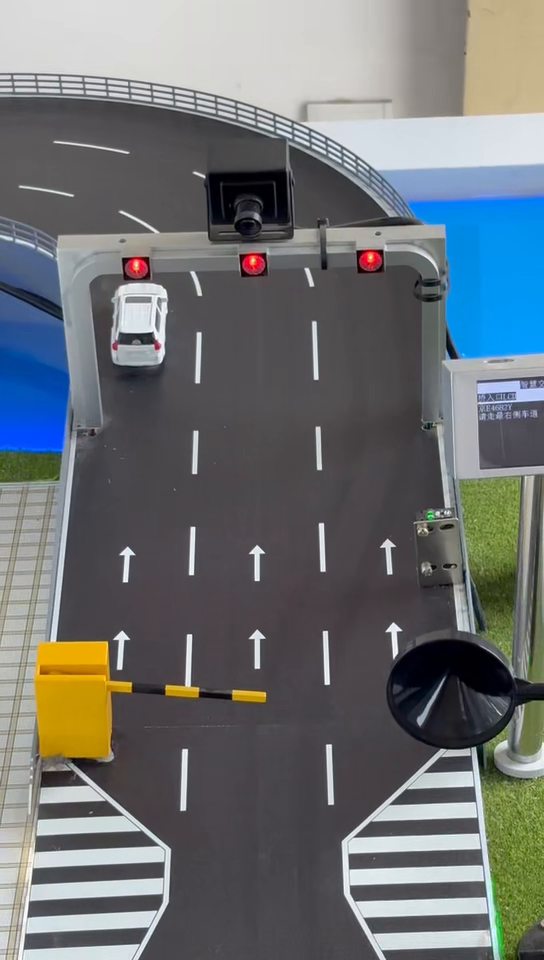
#> input picture frame 17 of data/illegal_parking_test/empty/empty.mp4, 544 x 960 px, given in place of the camera
$ python run_anomaly_demo.py
#> lines starting #> are read from the running program, lines starting #| are printed output that depends on the picture; after the words box and inside, x2 and y2 are one past the last pixel; in counts of white or black regions, pixels touching at a corner belong together
### cloud/ai_models/anomaly_detection/anomaly_detector.py
"""
Road anomaly detection based on MOG2 background subtraction, YOLO vehicle masks,
road-area masks, and temporal confirmation.

This version assumes the camera is fixed during detection. It is suitable for
sandbox demos where the edge device is placed first, then the road scene is
monitored from a static viewpoint.
"""
import cv2
import numpy as np


class AnomalyDetector:
    """Detects persistent non-vehicle foreground objects on the road."""

    def __init__(
        self,
        history=500,
        var_threshold=24,
        detect_shadows=False,
        min_area=500,
        max_area=None,
        max_area_ratio=0.08,
        static_frames_threshold=15,
        match_distance=50,
        max_missed_frames=3,
        vehicle_mask_padding=16,
        vehicle_mask_padding_ratio=0.10,
        road_roi=None,
        road_scope_erode=6,
        warmup_frames=30,
        learning_rate=0,
        background_learning_rate=-1,
        startup_static_check=True,
        startup_static_kernel=35,
        startup_static_dilate=3,
        road_surface_outlier_check=False,
        outlier_min_area=250,
        outlier_color_distance=28,
        outlier_max_area=30000,
        min_road_overlap=0.65,
        min_component_extent=0.16,
        component_merge_kernel=11,
        max_candidates=3,
        max_foreground_ratio=0.16,
        filter_lane_markings=True,
        use_default_road_scope=False,
        max_background_vehicle_ratio=0.18,
        announce=True,
        **_legacy_kwargs,
    ):
        """
        Args:
            history: Number of frames used by the MOG2 background model.
            var_threshold: MOG2 variance threshold; higher is less sensitive.
            detect_shadows: Whether MOG2 keeps shadow labels.
            min_area: Minimum connected component area to keep.
            max_area: Maximum connected component area to keep; None uses ratio.
            max_area_ratio: Max component area as a fraction of frame area.
            static_frames_threshold: Frames required before warning.
            match_distance: Cross-frame center matching distance.
            max_missed_frames: Frames a tracked anomaly can disappear before reset.
            vehicle_mask_padding: Padding around YOLO vehicle boxes.
            vehicle_mask_padding_ratio: Additional padding relative to vehicle size.
            road_roi: Optional polygon limiting the active road area.
            road_scope_erode: Pixels removed from the road-scope boundary.
            warmup_frames: Initial frames used to build background if not fed manually.
            learning_rate: Detection-time background update rate. Use 0 to freeze.
            background_learning_rate: MOG2 rate used during explicit calibration.
            startup_static_check: Detect road-mask holes that may be objects present
                from the first frame.
            startup_static_kernel: Closing kernel size used to recover the expected
                road surface for startup static-object detection.
            startup_static_dilate: Dilation kernel size for startup static holes.
            road_surface_outlier_check: Detect compact non-road-surface blobs in
                the road area, useful when an object exists from the first frame.
            outlier_min_area: Minimum compact candidate area for surface outliers.
            outlier_color_distance: LAB distance from estimated road surface.
            outlier_max_area: Maximum compact candidate area for surface outliers.
            min_road_overlap: Minimum component-mask overlap with road scope.
            min_component_extent: Minimum contour-to-bounding-box fill ratio.
            component_merge_kernel: Closing kernel used to join object fragments.
            max_candidates: Maximum simultaneous candidates kept per frame.
            max_foreground_ratio: Treat frames with broad road changes as noisy and
                keep only the strongest candidate.
            filter_lane_markings: Remove bright lane-marking-like components.
            use_default_road_scope: Use a sandbox fallback ROI when no mask/ROI is supplied.
            max_background_vehicle_ratio: Skip background learning when vehicle masks
                cover too much active road area.
        """
        self.history = history
        self.var_threshold = var_threshold
        self.detect_shadows = detect_shadows
        self.min_area = min_area
        self.max_area = max_area
        self.max_area_ratio = max_area_ratio
        self.static_frames_threshold = static_frames_threshold
        self.match_distance = match_distance
        self.max_missed_frames = max_missed_frames
        self.vehicle_mask_padding = vehicle_mask_padding
        self.vehicle_mask_padding_ratio = max(0.0, float(vehicle_mask_padding_ratio))
        self.road_roi = road_roi
        self.road_scope_erode = max(0, int(road_scope_erode))
        self.warmup_frames = warmup_frames
        self.learning_rate = learning_rate
        self.background_learning_rate = float(background_learning_rate)
        self.startup_static_check = startup_static_check
        self.startup_static_kernel = startup_static_kernel if startup_static_kernel % 2 else startup_static_kernel + 1
        self.startup_static_dilate = max(0, int(startup_static_dilate))
        self.road_surface_outlier_check = road_surface_outlier_check
        self.outlier_min_area = outlier_min_area
        self.outlier_color_distance = outlier_color_distance
        self.outlier_max_area = outlier_max_area
        self.min_road_overlap = min_road_overlap
        self.min_component_extent = max(0.0, float(min_component_extent))
        self.component_merge_kernel = max(0, int(component_merge_kernel))
        self.max_candidates = max(0, int(max_candidates))
        self.max_foreground_ratio = max(0.0, float(max_foreground_ratio))
        self.filter_lane_markings = filter_lane_markings
        self.use_default_road_scope = use_default_road_scope
        self.max_background_vehicle_ratio = max_background_vehicle_ratio

        self.bg_subtractor = self._create_subtractor()
        self.background_frames = 0
        self.anomaly_id_counter = 0
        self.tracked_anomalies = {}

        if announce:
            print("道路异常检测器初始化完成：MOG2 + YOLO车辆掩膜 + 道路区域约束 + 时序判定")

    def _create_subtractor(self):
        return cv2.createBackgroundSubtractorMOG2(
            history=self.history,
            varThreshold=self.var_threshold,
            detectShadows=self.detect_shadows,
        )

    def update_background(self, frame=None, road_mask=None, vehicle_bboxes=None):
        """Feed a clean static-camera frame into the MOG2 background model."""
        if frame is None or frame.size == 0:
            return False
        scope = self._build_road_scope(frame.shape[:2], road_mask)
        frame = self._apply_road_mask_to_frame(frame, road_mask)
        if vehicle_bboxes:
            vehicle_mask = self._build_vehicle_mask(vehicle_bboxes, frame.shape)
            if self._vehicle_mask_too_large(vehicle_mask, scope):
                return False
            frame = frame.copy()
            fill_color = self._estimate_road_fill_color(frame, scope, vehicle_mask)
            frame[vehicle_mask > 0] = fill_color
        self.bg_subtractor.apply(frame, learningRate=self.background_learning_rate)
        self.background_frames += 1
        return True

    def detect(self, frame, vehicle_bboxes=None, road_mask=None):
        """
        Detect road anomalies.

        Args:
            frame: BGR frame from a fixed camera.
            vehicle_bboxes: YOLO vehicle boxes [[x1, y1, x2, y2], ...].
            road_mask: Optional drivable-area mask limiting detection scope.
        """
        if frame is None or frame.size == 0:
            return []

        if self.background_frames < self.warmup_frames:
            self.update_background(frame, road_mask=road_mask)
            startup_mask = self._detect_startup_static_mask(frame, vehicle_bboxes, road_mask)
            road_scope = self._build_road_scope(frame.shape[:2], road_mask)
            if startup_mask is not None:
                startup_mask = self._remove_lane_markings(startup_mask, frame)
            return self._track_components(startup_mask, frame=frame, road_scope=road_scope)

        if self.background_frames == 0 and self.warmup_frames <= 0:
            self.update_background(frame, road_mask=road_mask)
            fg_mask = np.zeros(frame.shape[:2], dtype=np.uint8)
        else:
            fg_mask = self.bg_subtractor.apply(frame, learningRate=self.learning_rate)
            fg_mask = self._normalize_mask(fg_mask, frame.shape[:2])

        road_scope = self._build_road_scope(frame.shape[:2], road_mask)
        if road_scope is not None:
            fg_mask = cv2.bitwise_and(fg_mask, road_scope)

        vehicle_mask = self._build_vehicle_mask(vehicle_bboxes, frame.shape)
        fg_mask = cv2.bitwise_and(fg_mask, cv2.bitwise_not(vehicle_mask))
        fg_mask = self._cleanup_mask(fg_mask)

        startup_mask = self._detect_startup_static_mask(frame, vehicle_bboxes, road_mask)
        if startup_mask is not None:
            fg_mask = cv2.bitwise_or(fg_mask, startup_mask)

        outlier_mask = self._detect_road_surface_outlier_mask(frame, vehicle_bboxes, road_mask)
        if outlier_mask is not None:
            fg_mask = cv2.bitwise_or(fg_mask, outlier_mask)

        fg_mask = self._remove_lane_markings(fg_mask, frame)
        if road_scope is not None:
            fg_mask = cv2.bitwise_and(fg_mask, road_scope)

        noisy_frame = self._foreground_too_large(fg_mask, road_scope)
        fg_mask = self._merge_component_fragments(fg_mask)

        return self._track_components(
            fg_mask,
            frame=frame,
            road_scope=road_scope,
            candidate_limit=1 if noisy_frame else None,
        )

    def _detect_startup_static_mask(self, frame, vehicle_bboxes=None, road_mask=None):
        """Find likely objects that already existed before MOG2 background warmup.

        This is a heuristic fallback: it expands/fills the current drivable mask
        and treats large missing holes inside the road surface as static unknown
        objects. A clean baseline or labeled anomaly model is still more reliable.
        """
        if not self.startup_static_check or road_mask is None:
            return None

        road_mask = self._normalize_mask(road_mask, frame.shape[:2])
        if cv2.countNonZero(road_mask) == 0:
            return None

        kernel = cv2.getStructuringElement(
            cv2.MORPH_ELLIPSE,
            (self.startup_static_kernel, self.startup_static_kernel),
        )
        recovered_road = cv2.morphologyEx(road_mask, cv2.MORPH_CLOSE, kernel)
        closed_holes = cv2.subtract(recovered_road, road_mask)
        enclosed_holes = self._find_enclosed_holes(road_mask)
        hole_mask = cv2.bitwise_or(closed_holes, enclosed_holes)
        if self.startup_static_dilate > 1:
            dilate_kernel = cv2.getStructuringElement(
                cv2.MORPH_ELLIPSE,
                (self.startup_static_dilate, self.startup_static_dilate),
            )
            hole_mask = cv2.dilate(hole_mask, dilate_kernel, iterations=1)

        vehicle_mask = self._build_vehicle_mask(vehicle_bboxes, frame.shape)
        hole_mask = cv2.bitwise_and(hole_mask, cv2.bitwise_not(vehicle_mask))

        if self.road_roi:
            roi_mask = self._build_road_scope(frame.shape[:2], None)
            if roi_mask is not None:
                hole_mask = cv2.bitwise_and(hole_mask, roi_mask)

        return self._cleanup_mask(hole_mask)

    # [124 lines left out: functions _detect_road_surface_outlier_mask, _build_default_sandbox_road_scope, _vehicle_mask_too_large, _vehicle_mask_ratio, _estimate_road_fill_color, _find_enclosed_holes, not called in this run]

    def _apply_road_mask_to_frame(self, frame, road_mask):
        if road_mask is None and not self.road_roi:
            return frame

        scope = self._build_road_scope(frame.shape[:2], road_mask)
        if scope is None:
            return frame

        scoped = frame.copy()
        scoped[scope == 0] = 0
        return scoped

    def _build_road_scope(self, shape, road_mask=None):
        scope = None
        if road_mask is not None:
            scope = self._normalize_mask(road_mask, shape)

        if self.road_roi:
            roi_mask = np.zeros(shape, dtype=np.uint8)
            cv2.fillPoly(roi_mask, [np.array(self.road_roi, dtype=np.int32)], 255)
            scope = roi_mask if scope is None else cv2.bitwise_and(scope, roi_mask)

        if scope is None and self.use_default_road_scope:
            scope = self._build_default_sandbox_road_scope(shape)

        if scope is not None and self.road_scope_erode > 0:
            size = self.road_scope_erode * 2 + 1
            kernel = cv2.getStructuringElement(cv2.MORPH_ELLIPSE, (size, size))
            eroded = cv2.erode(scope, kernel, iterations=1)
            if cv2.countNonZero(eroded) > 0:
                scope = eroded

        return scope

    def _track_components(self, mask, frame=None, road_scope=None, candidate_limit=None):
        if mask is None:
            return self._age_unmatched_tracks(set())

        contours, _ = cv2.findContours(mask, cv2.RETR_EXTERNAL, cv2.CHAIN_APPROX_SIMPLE)
        current_anomalies = []
        matched_ids = set()
        candidates = []

        for contour in contours:
            area = cv2.contourArea(contour)
            if area < self.min_area:
                continue
            if area > self._max_component_area(mask.shape):
                continue

            x, y, w, h = cv2.boundingRect(contour)
            extent = area / float(max(1, w * h))
            if extent < self.min_component_extent:
                continue
            if self._is_low_road_overlap(contour, mask.shape, road_scope):
                continue
            if frame is not None and self._is_lane_marking_like(frame, contour, (x, y, w, h)):
                continue

            bbox = [x, y, x + w, y + h]
            center = [x + w // 2, y + h // 2]
            candidates.append((area, center, bbox))

        candidates.sort(key=lambda item: item[0], reverse=True)
        limit = self.max_candidates if candidate_limit is None else max(0, int(candidate_limit))
        if limit > 0:
            candidates = candidates[:limit]

        for area, center, bbox in candidates:
            current_anomalies.append(
                self._match_or_create_anomaly(center, bbox, int(area), matched_ids)
            )

        current_ids = {a["anomaly_id"] for a in current_anomalies}
        self._age_unmatched_tracks(current_ids)

        return current_anomalies

    # [55 lines left out: functions _remove_lane_markings, _build_lane_marking_mask, _is_low_road_overlap, _is_lane_marking_like, not called in this run]

    def _age_unmatched_tracks(self, current_ids):
        for anomaly_id in list(self.tracked_anomalies.keys()):
            if anomaly_id not in current_ids:
                anomaly_info = self.tracked_anomalies[anomaly_id]
                anomaly_info["missed_frames"] = anomaly_info.get("missed_frames", 0) + 1
                if anomaly_info["missed_frames"] > self.max_missed_frames:
                    del self.tracked_anomalies[anomaly_id]
        return []

    # [123 lines left out: functions _max_component_area, _match_or_create_anomaly, _format_anomaly, _build_vehicle_mask, _foreground_too_large, _merge_component_fragments and 4 more, not called in this run]


# [30 lines that do not run on import are left out]

### cloud/stream_receiver/run_anomaly_demo.py
"""
Local sandbox road-anomaly demo.

Use this before full RTMP/frontend integration. The first warmup frames should
show a clean sandbox road. After warmup, put an obstacle on the road and the
script writes an annotated video with anomaly boxes.
"""
import argparse
import os
import sys
from pathlib import Path

import cv2


CURRENT_DIR = Path(__file__).resolve().parent
REPO_ROOT = CURRENT_DIR.parents[1]
AI_MODELS_DIR = CURRENT_DIR.parent / "ai_models"
if str(AI_MODELS_DIR) not in sys.path:
    sys.path.append(str(AI_MODELS_DIR))
if str(AI_MODELS_DIR / "vehicle_detection") not in sys.path:
    sys.path.append(str(AI_MODELS_DIR / "vehicle_detection"))

from anomaly_detection.anomaly_detector import AnomalyDetector
from anomaly_detection.drivable_segmenter import DrivableAreaSegmenter


def parse_args():
    parser = argparse.ArgumentParser(description="Run local sandbox road-anomaly detection demo.")
    parser.add_argument("--source", default="0", help="Camera index or video path. Default: 0.")
    parser.add_argument("--output", default="data/sandbox_anomaly/output/anomaly_demo.mp4")
    parser.add_argument("--warmup-frames", type=int, default=60, help="Clean-road frames for background init.")
    parser.add_argument("--max-frames", type=int, default=0, help="0 means process until source ends.")
    parser.add_argument("--min-area", type=int, default=700)
    parser.add_argument("--static-frames", type=int, default=8)
    parser.add_argument("--learning-rate", type=float, default=0)
    parser.add_argument("--display", action="store_true", help="Show live preview window.")
    parser.add_argument("--no-drivable", action="store_true", help="Disable drivable-area segmentation mask.")
    parser.add_argument("--no-vehicle-mask", action="store_true", help="Disable YOLO vehicle mask.")
    parser.add_argument("--vehicle-conf", type=float, default=0.45)
    return parser.parse_args()


def open_source(source):
    if source.isdigit():
        return cv2.VideoCapture(int(source))
    return cv2.VideoCapture(source)


def load_segmenter(disabled):
    if disabled:
        return None

    model_path = AI_MODELS_DIR / "anomaly_detection" / "sandbox_drivable_best.pt"
    if not model_path.exists():
        print("drivable model not found; detection will use full frame")
        return None

    try:
        return DrivableAreaSegmenter(str(model_path), confidence=0.15)
    except Exception as exc:
        print(f"drivable segmenter unavailable: {exc}")
        return None


def load_vehicle_detector(disabled, confidence):
    if disabled:
        return None

    try:
        from detector import VehicleDetector

        sandbox_model = AI_MODELS_DIR / "vehicle_detection" / "sandbox_vehicle_best.pt"
        default_model = AI_MODELS_DIR / "vehicle_detection" / "yolo11s.pt"
        model_path = sandbox_model if sandbox_model.exists() else default_model
        if not model_path.exists():
            print("vehicle model not found; anomaly detection will not mask vehicles")
            return None
        return VehicleDetector(model_path=str(model_path), conf_threshold=confidence)
    except Exception as exc:
        print(f"vehicle detector unavailable: {exc}")
        return None


def make_writer(output_path, fps, width, height):
    if not output_path:
        return None
    path = Path(output_path)
    if not path.is_absolute():
        path = REPO_ROOT / path
    path.parent.mkdir(parents=True, exist_ok=True)
    fourcc = cv2.VideoWriter_fourcc(*"mp4v")
    writer = cv2.VideoWriter(str(path), fourcc, max(1.0, fps), (width, height))
    return writer, path


def draw_boxes(frame, anomalies, vehicles):
    annotated = frame.copy()
    for vehicle in vehicles:
        x1, y1, x2, y2 = vehicle["bbox"]
        cv2.rectangle(annotated, (x1, y1), (x2, y2), (255, 160, 0), 2)
        cv2.putText(
            annotated,
            f"vehicle {vehicle['confidence']:.2f}",
            (x1, max(20, y1 - 8)),
            cv2.FONT_HERSHEY_SIMPLEX,
            0.55,
            (255, 160, 0),
            2,
        )

    for anomaly in anomalies:
        x1, y1, x2, y2 = anomaly["bbox"]
        is_warning = anomaly["status"] == "warning"
        color = (0, 0, 255) if is_warning else (0, 200, 255)
        cv2.rectangle(annotated, (x1, y1), (x2, y2), color, 2)
        label = f"id={anomaly['anomaly_id']} {anomaly['status']} f={anomaly['static_frames']}"
        cv2.putText(
            annotated,
            label,
            (x1, max(20, y1 - 8)),
            cv2.FONT_HERSHEY_SIMPLEX,
            0.55,
            color,
            2,
        )
    return annotated


def main():
    args = parse_args()
    cap = open_source(args.source)
    if not cap.isOpened():
        raise SystemExit(f"cannot open source: {args.source}")

    fps = cap.get(cv2.CAP_PROP_FPS) or 15
    width = int(cap.get(cv2.CAP_PROP_FRAME_WIDTH) or 640)
    height = int(cap.get(cv2.CAP_PROP_FRAME_HEIGHT) or 480)
    writer, output_path = make_writer(args.output, fps, width, height)

    segmenter = load_segmenter(args.no_drivable)
    vehicle_detector = load_vehicle_detector(args.no_vehicle_mask, args.vehicle_conf)
    detector = AnomalyDetector(
        min_area=args.min_area,
        static_frames_threshold=args.static_frames,
        warmup_frames=args.warmup_frames,
        learning_rate=args.learning_rate,
        max_missed_frames=4,
    )

    frame_id = 0
    warning_count = 0
    print("start demo; keep the road clean during warmup frames")
    print(f"source={args.source}, warmup_frames={args.warmup_frames}, output={output_path}")

    while True:
        ok, frame = cap.read()
#> frame is the input picture: shape (960, 544, 3); mean B, G, R 115.1, 112.9, 108.6
        if not ok:
            break

        frame_id += 1
        if args.max_frames and frame_id > args.max_frames:
            break

        road_mask = segmenter.predict_mask(frame) if segmenter else None
        vehicles = vehicle_detector.detect(frame) if vehicle_detector else []
#> vehicles = []
        vehicle_bboxes = [vehicle["bbox"] for vehicle in vehicles]
#> vehicle_bboxes = []
        anomalies = detector.detect(frame, vehicle_bboxes=vehicle_bboxes, road_mask=road_mask)
#> anomalies = []

        warnings = [item for item in anomalies if item["status"] == "warning"]
#> warnings = []
        if warnings:
            warning_count += len(warnings)
            print(f"frame {frame_id}: warnings={len(warnings)} anomalies={warnings}")

        annotated = draw_boxes(frame, anomalies, vehicles)
        if frame_id <= args.warmup_frames:
            cv2.putText(
                annotated,
                f"warming up {frame_id}/{args.warmup_frames}",
                (16, 32),
                cv2.FONT_HERSHEY_SIMPLEX,
                0.8,
                (0, 255, 255),
                2,
            )
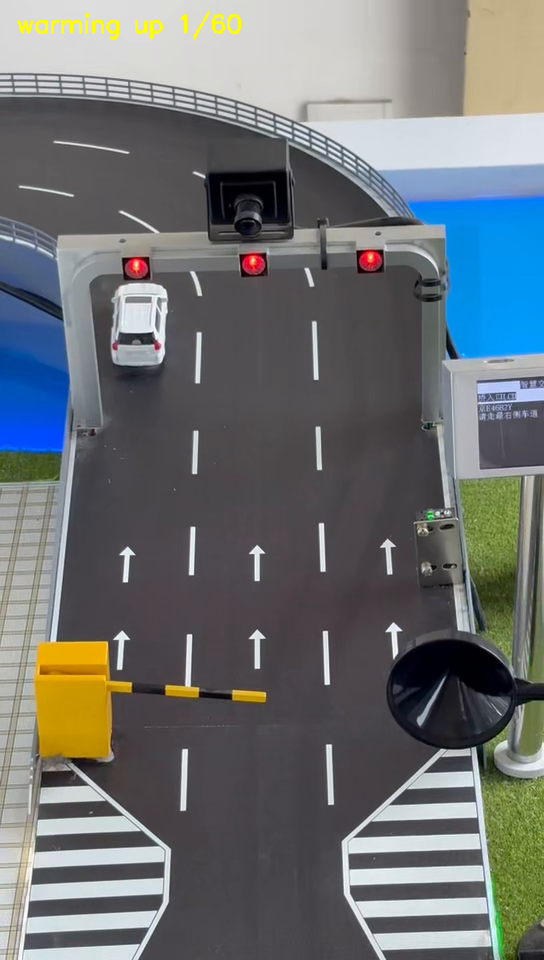
#> annotated: shape (960, 544, 3); 0.27% of pixels changed, all inside (x1, y1, x2, y2) = (17, 11, 241, 40)

        if writer:
            writer.write(annotated)
        if args.display:
            cv2.imshow("sandbox anomaly demo", annotated)
            if cv2.waitKey(1) & 0xFF == ord("q"):
                break

    cap.release()
    if writer:
        writer.release()
    if args.display:
        cv2.destroyAllWindows()
    print(f"done. frames={frame_id}, warning_frames={warning_count}, output={output_path}")


if __name__ == "__main__":
    main()
